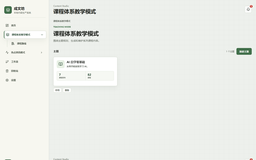
#> input picture docs/screenshots/01-course-mode.png, 256 x 160 px, shrunk from 1440 x 900 before the run, found by its file name; its folder holds 5 pictures in this run
$ python trim-screenshot-padding.py
#> lines starting #> are read from the running program, lines starting #| are printed output that depends on the picture
"""Trim letterbox padding from README screenshots — NEVER crop the left sidebar.

Prefer capturing at the target viewport (1440×900) via CDP and running
`normalize-readme-screenshots.py` (contain + pad). This trimmer only removes
uniform padding on the top / right / bottom edges.
"""

from __future__ import annotations

from pathlib import Path

from PIL import Image

PAD = (244, 246, 245)
TOL = 10
DIR = Path("docs/screenshots")
# Keep at least this many pixels on the left so brand / nav stay intact
MIN_LEFT_KEEP = 8


def near(pixel: tuple[int, ...], target: tuple[int, int, int] = PAD, tol: int = TOL) -> bool:
    return all(abs(int(a) - int(b)) <= tol for a, b in zip(pixel[:3], target))


def content_bbox(im: Image.Image) -> tuple[int, int, int, int]:
    rgb = im.convert("RGB")
#> rgb is the input picture: PIL image 256x160 RGB; mean R, G, B 236, 238.6, 233.9
    width, height = rgb.size
#> width = 256; height = 160
    pixels = rgb.load()
    left, top, right, bottom = width, height, 0, 0
#> left = 256; top = 160; right = 0; bottom = 0
    found = False
    for y in range(height):
        for x in range(width):
            if not near(pixels[x, y]):
                found = True
                left = min(left, x)
                top = min(top, y)
                right = max(right, x)
                bottom = max(bottom, y)
    if not found:
        return (0, 0, width, height)
    # Do not eat into the product chrome on the left
    left = min(left, MIN_LEFT_KEEP)
#> left = 2
    return (left, top, right + 1, bottom + 1)


def trim_file(path: Path) -> None:
    original = Image.open(path).convert("RGBA")
    box = content_bbox(original)
#> box = (2, 0, 255, 160)
    cropped = original.crop(box)
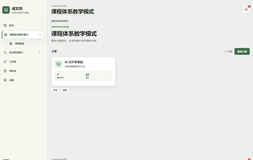
#> cropped: PIL image 253x160 RGBA; mean R, G, B, A 235.9, 238.5, 233.9, 255
    cropped.convert("RGB").save(path, "PNG", optimize=True)
    print(f"{path.name}: {original.size} crop={box} -> {cropped.size}")
#| 01-course-mode.png: (256, 160) crop=(2, 0, 255, 160) -> (253, 160)


def main() -> None:
    names = [
        "01-course-mode.png",
        "02-hotnews-mode.png",
        "03-workflows.png",
        "04-settings-ai.png",
        "05-hotnews-radar.png",
        "06-course-route.png",
    ]
    for name in names:
        path = DIR / name
        if path.exists():
            trim_file(path)
#> pass 2 of the loop in main, `for name in names:`:
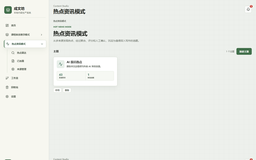
#> input picture docs/screenshots/02-hotnews-mode.png, 256 x 160 px, shrunk from 1440 x 900 before the run, found by its file name
#> in content_bbox, rgb is the input picture: PIL image 256x160 RGB; mean R, G, B 236.2, 238.7, 234.1
#> box = (3, 0, 255, 160)
#> in trim_file (call 2), `cropped = original.crop(box)`:
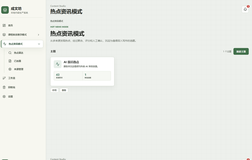
#> cropped: PIL image 252x160 RGBA; mean R, G, B, A 236.1, 238.6, 234.1, 255
#| 02-hotnews-mode.png: (256, 160) crop=(3, 0, 255, 160) -> (252, 160)
#> pass 3 of the loop in main, `for name in names:`:
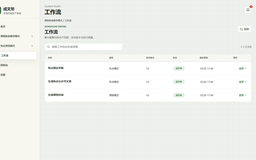
#> input picture docs/screenshots/03-workflows.png, 256 x 160 px, shrunk from 1440 x 900 before the run, found by its file name
#> in content_bbox, rgb is the input picture: PIL image 256x160 RGB; mean R, G, B 240.2, 242.2, 238.4
#> box = (0, 0, 255, 160)
#> cropped: PIL image 255x160 RGBA
#> in trim_file (call 3), `cropped.convert("RGB").save(path, "PNG", optimize=True)`:
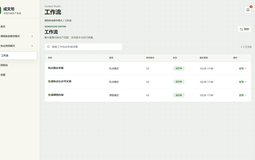
#> saved as 03-workflows.png: PIL image 255x160 RGB; mean R, G, B 240.2, 242.2, 238.4
#| 03-workflows.png: (256, 160) crop=(0, 0, 255, 160) -> (255, 160)
#> the loop made 6 passes; the first 3 are shown


if __name__ == "__main__":
    main()
